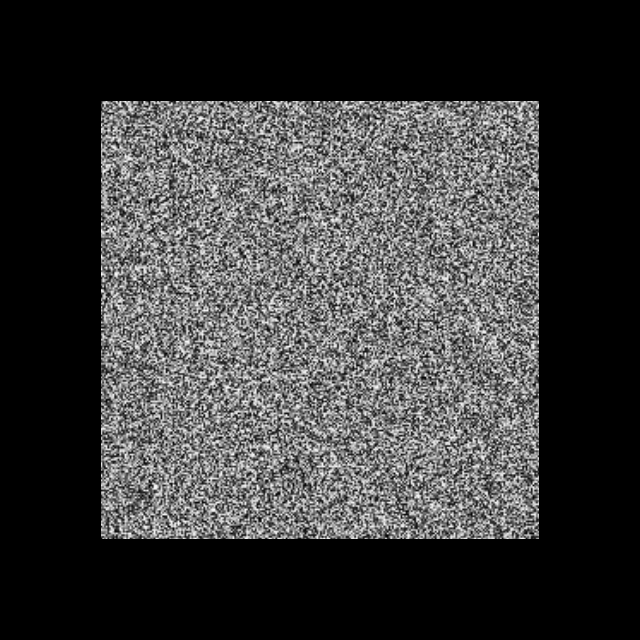

Write the Python code that produced this figure.
#!/usr/bin/env python

# Generate and display a random noise image using vtkImageNoiseSource.
# The noise image is displayed as a 2D slice with values mapped to
# grayscale.

# Factory overrides: importing these modules registers the OpenGL rendering
# and interaction style implementations for vtkRenderingCore factory classes.
import vtkmodules.vtkInteractionStyle  # noqa: F401
import vtkmodules.vtkRenderingOpenGL2  # noqa: F401
# VTK pipeline classes used in this example
from vtkmodules.vtkImagingCore import vtkImageCast
from vtkmodules.vtkImagingSources import vtkImageNoiseSource
from vtkmodules.vtkRenderingCore import (
    vtkImageActor,
    vtkRenderWindow,
    vtkRenderWindowInteractor,
    vtkRenderer,
)

# Colors (normalized RGB)
black_rgb = (0.0, 0.0, 0.0)

# Source: generate a 256x256 random noise image with values in [0, 255]
noise = vtkImageNoiseSource()
noise.SetWholeExtent(0, 255, 0, 255, 0, 0)
noise.SetMinimum(0.0)
noise.SetMaximum(255.0)
noise.Update()

# Cast: convert to unsigned char for display
cast = vtkImageCast()
cast.SetInputConnection(noise.GetOutputPort())
cast.SetOutputScalarTypeToUnsignedChar()
cast.ClampOverflowOn()

# Actor: display the noise image
image_actor = vtkImageActor()
image_actor.GetMapper().SetInputConnection(cast.GetOutputPort())

# Renderer: assemble the scene
renderer = vtkRenderer()
renderer.AddActor(image_actor)
renderer.SetBackground(black_rgb)

# Window: display the rendered scene
render_window = vtkRenderWindow()
render_window.AddRenderer(renderer)
render_window.SetWindowName("noise source")
render_window.SetMultiSamples(0)
render_window.SetSize(640, 640)

# Interactor: handle mouse and keyboard events
render_window_interactor = vtkRenderWindowInteractor()
render_window_interactor.SetRenderWindow(render_window)

# Scene: configure the camera
renderer.ResetCamera()

render_window_interactor.Initialize()
render_window_interactor.Start()
